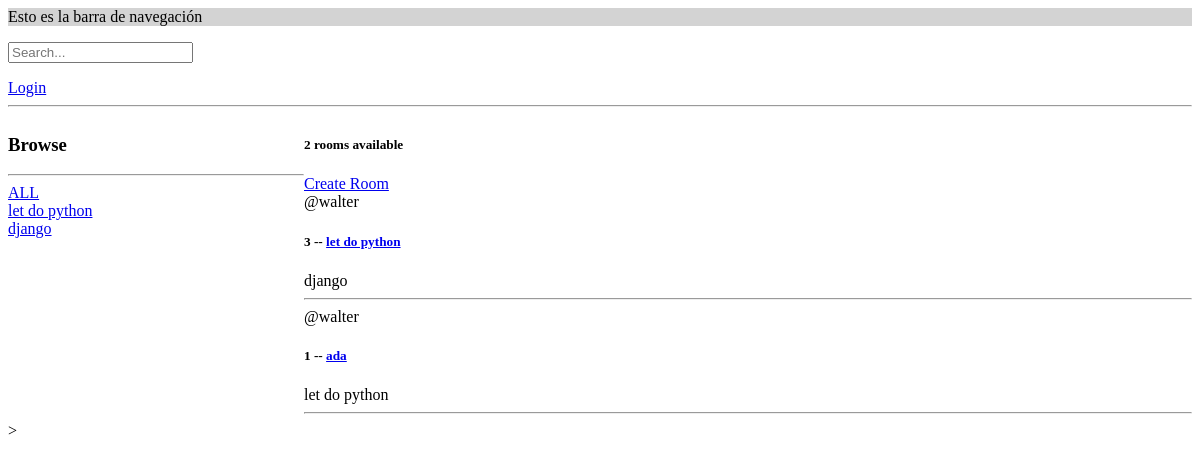
Before: / with the older database file.
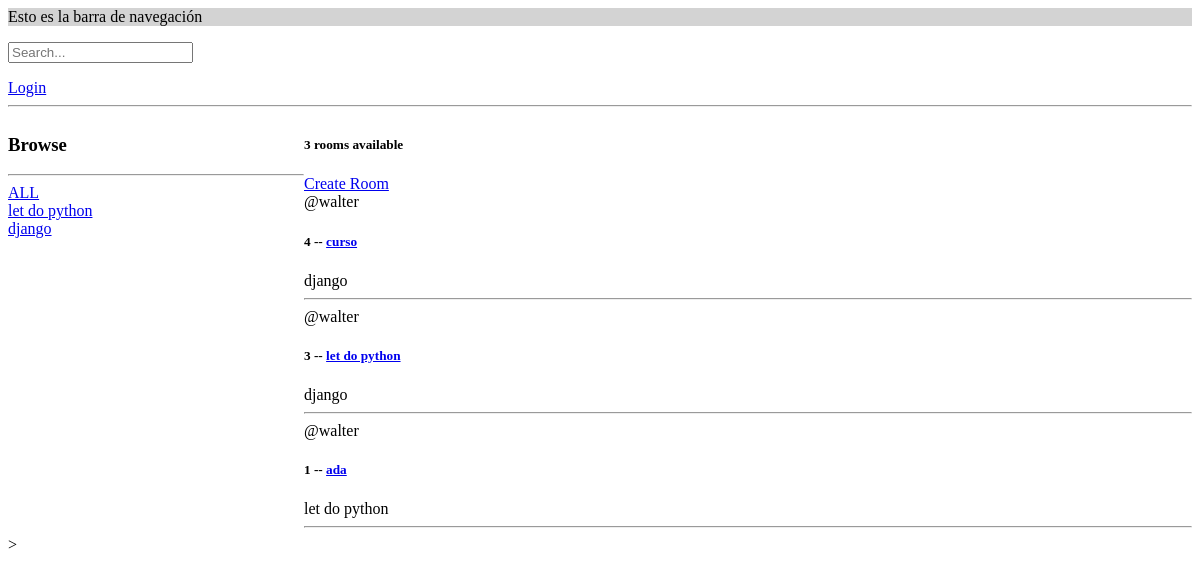
After: the same page with the newer database file.
### base/models.py (models this page shows, shortened)
class Topic(models.Model):
    name = models.CharField(max_length=200)

class Room(models.Model):
    host = models.ForeignKey(User, on_delete=models.CASCADE)
    topic = models.ForeignKey(Topic, on_delete=models.SET_NULL, null=True)
    name = models.CharField(max_length=200)
    description = models.TextField(null=True, blank=True)
    participants = models.ManyToManyField(User, related_name='participants', blank=True)
    updated = models.DateTimeField(auto_now=True)
    created = models.DateTimeField(auto_now_add=True)
    class Meta:
        ordering = ['-updated', '-created']

### base/views.py (the view)
# urls.py: 2. Add a URL to urlpatterns:  path('', views.home, name='home')
def home(request):
    q=request.GET.get('q') if request.GET.get('q') != None else ''
    rooms = Room.objects.filter(Q(topic__name__icontains=q) | Q(name__icontains=q) | Q(description__contains=q)) # Fetch all Room objects from the database
    topics = Topic.objects.all()  # Fetch all Topic objects from the database
    room_count = rooms.count()  # Count the number of rooms
    context = {'rooms': rooms, 'topics':topics, 'room_count':room_count}  # Context dictionary to pass data to the template
    return render(request, 'base/home.html', context)  # Pass the rooms list to the template

### base/templates/base/home.html (shortened to what this page needs)
{% extends 'main.html' %}
{% block content %}
<div class="home-container">
    <div>
        <h3>Browse</h3>
        <hr>
        <div>
            <a href="{% url 'home' %}">ALL</a>
        </div>
        {% for topic in topics%}
            <div>
                <a href="{% url 'home' %}?q={{topic.name}}">{{topic.name}}</a>
            </div>
        {% endfor %}
    </div>
    <div>
        <h5>{{room_count}} rooms available</h5>
        <a href="{% url 'create-room' %}">Create Room</a>
        <div>
            {% for room in rooms %}
                <div >
                    <span>@{{room.host.username}}</span>
                <h5>{{room.id}} -- <a href="{% url 'room' room.id %}">{{room.name}}</a></h5>
                <span>{{room.topic.name}}</span>
                <hr>
                </div>
            {% endfor %}
        </div>
    </div>
</div>>
{% endblock content %}

### templates/main.html (shortened to what this page needs)
<html>
<head>
</head>
<body>
    {% include "nav.html" %}
    {% block content %}
    {% endblock content %}
</body>
</html>

### templates/nav.html
<nav style="background: lightgray;">
    <p>Esto es la barra de navegación</p>
</nav>
<form method="GET" action="{% url 'home' %}">
  <input type="text" name ="q" placeholder="Search..."/>
</form>
{% if user.is_authenticated %}
    <p>Welcome, {{ user.username }}!</p>
    <a href="{% url 'logout' %}">Logout</a>
{% else %}
<a href="{% url 'login' %}">Login</a>
{% endif %}
<hr>

### base/templates/base/home.html (style rules this page uses)
.home-container { display : grid; grid-template-columns: 1fr 3fr; }

Changed rows visible on the page:
added Room: host.username "walter", id "4", name "curso", topic.name "django"
Other visible differences:
{{ room_count }}: "2" → "3"
